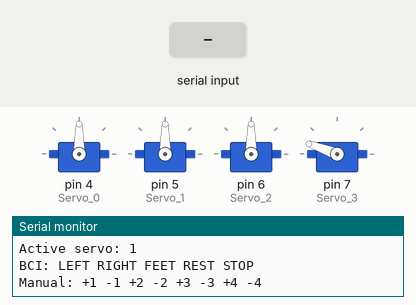
This sketch was run on a simulated Arduino Uno, built with avr-gcc and run on an emulated ATmega328P. On the bench: 4 × servo, the last lines printed to the serial monitor. The test bench sets the inputs (shaded band).

Above: at 1.2 s.
1.3 s: "LEFT\n" received over Serial
At 2.5 s:
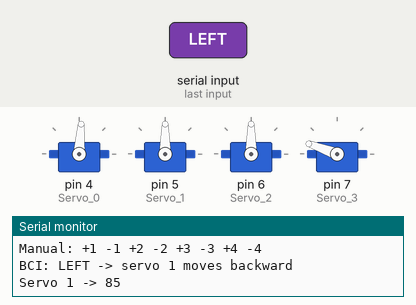
2.8 s: "RIGHT\n" received over Serial
At 3.9 s:
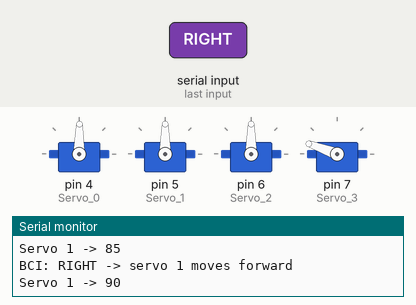
Timing chart, 0 to 5.8 s (numbered marks = the images above; inputs shaded):
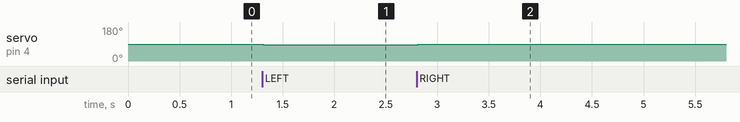

The sketch:

insert_brain_connected.ino
```cpp
// ============================================================
// FILE: insert_brain_connected.ino
//
// Firmware for robot control via BCI (Insert-Brain).
//
// Accepts two serial protocols (9600 baud):
//
// 1. BCI PROTOCOL (from test_model_connected.py):
//    LEFT   → active servo moves backward (-stepSize)
//    RIGHT  → active servo moves forward (+stepSize)
//    FEET   → switch active servo (0→1→2→3→0→...)
//    REST   → no movement
//    STOP   → move all servos to neutral position
//
// 2. MANUAL PROTOCOL (compatible with insert_brain.ino):
//    +1 -1 +2 -2 +3 -3 +4 -4
//    Repeated digit = multiple steps (e.g. +111 = 3 steps)
//
// Always replies with a Serial confirmation.
// ============================================================

#include <Servo.h>

Servo Servo_0;
Servo Servo_1;
Servo Servo_2;
Servo Servo_3;

// Current positions
int M0 = 90, M1 = 90, M2 = 90, M3 = 160;

// Angle limits
int minAngle[4]    = {10,  10,  10,  100};
int maxAngle[4]    = {170, 170, 170, 170};
int neutralAngle[4] = {90,  90,  90,  160};

// Degrees per command step
int stepSize = 5;

// Servo currently selected by BCI (index 0-3)
int activeServo = 0;

bool clenchDisabled = true;

void setup()
{
  Serial.begin(9600);

  Servo_0.attach(4);
  Servo_1.attach(5);
  Servo_2.attach(6);
  Servo_3.attach(7);

  Servo_0.write(M0);
  Servo_1.write(M1);
  Servo_2.write(M2);
  Servo_3.write(M3);

  Serial.println("INSERT-BRAIN ready.");
  Serial.print("Active servo: ");
  Serial.println(activeServo + 1);
  Serial.println("BCI: LEFT RIGHT FEET REST STOP");
  Serial.println("Manual: +1 -1 +2 -2 +3 -3 +4 -4");
}


void loop()
{
  if (Serial.available() > 0)
  {
    String cmd = Serial.readStringUntil('\n');
    cmd.trim();
    if (cmd.length() == 0) return;
    processCommand(cmd);
  }
}


void processCommand(String cmd)
{
  // ── BCI PROTOCOL ──────────────────────────────────────────

  if (cmd == "LEFT")
  {
    Serial.print("BCI: LEFT -> servo ");
    Serial.print(activeServo + 1);
    Serial.println(" moves backward");
    moveServo(activeServo, -stepSize);
    return;
  }

  if (cmd == "RIGHT")
  {
    Serial.print("BCI: RIGHT -> servo ");
    Serial.print(activeServo + 1);
    Serial.println(" moves forward");
    moveServo(activeServo, +stepSize);
    return;
  }

  if (cmd == "FEET")
  {
    // Cycle to the next servo
    activeServo = (activeServo + 1) % (clenchDisabled ? 3 : 4);
    Serial.print("BCI: FEET -> active servo is now ");
    Serial.println(activeServo + 1);
    return;
  }

  if (cmd == "REST")
  {
    Serial.println("BCI: REST -> no movement");
    return;
  }

  if (cmd == "STOP")
  {
    Serial.println("BCI: STOP -> neutral position");
    goNeutral();
    return;
  }

  // ── MANUAL PROTOCOL ──────────────────────────────────────

  if (cmd.length() < 2)
  {
    Serial.println("Invalid command.");
    return;
  }

  char dir = cmd.charAt(0);
  if (dir != '+' && dir != '-')
  {
    Serial.println("Must start with + or -");
    return;
  }

  char servoChar = cmd.charAt(1);
  int  servoNum  = servoChar - '0';

  if (servoNum < 1 || servoNum > 4)
  {
    Serial.println("Servo must be 1-4");
    return;
  }

  int steps = 0;
  for (int i = 1; i < (int)cmd.length(); i++)
  {
    if (cmd.charAt(i) == servoChar) steps++;
    else break;
  }

  int delta = (dir == '+') ? stepSize * steps : -stepSize * steps;
  moveServo(servoNum - 1, delta);
}


void moveServo(int idx, int delta)
{
  Servo* servos[4] = {&Servo_0, &Servo_1, &Servo_2, &Servo_3};
  int*   angles[4] = {&M0, &M1, &M2, &M3};

  int newAngle = *angles[idx] + delta;
  newAngle = constrain(newAngle, minAngle[idx], maxAngle[idx]);

  int current = *angles[idx];
  int step    = (newAngle > current) ? 1 : -1;
  for (; current != newAngle; current += step)
  {
    servos[idx]->write(current);
    delay(2);
  }

  *angles[idx] = newAngle;

  Serial.print("Servo ");
  Serial.print(idx + 1);
  Serial.print(" -> ");
  Serial.println(newAngle);
}


void goNeutral()
{
  Servo* servos[4] = {&Servo_0, &Servo_1, &Servo_2, &Servo_3};
  int*   angles[4] = {&M0, &M1, &M2, &M3};

  for (int i = 0; i < 4; i++)
  {
    int target  = neutralAngle[i];
    int current = *angles[i];
    int step    = (target > current) ? 1 : -1;
    for (; current != target; current += step)
    {
      servos[i]->write(current);
      delay(2);
    }
    *angles[i] = target;
  }

  activeServo = 0;
  Serial.println("All servos -> neutral position");
  Serial.println("Active servo reset to 1");
}
```

Measured:
- after the input at 1.3 s, servo on pin 4 (Servo_0): 90° → 86° at once
- after the input at 2.8 s, servo on pin 4 (Servo_0): 86° → 89° at once
